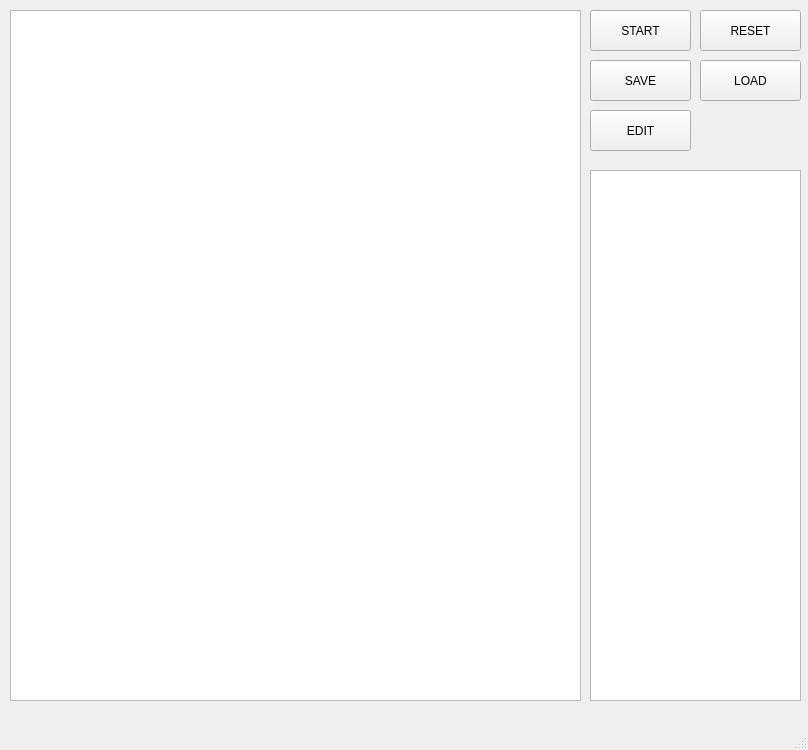
<?xml version="1.0" encoding="UTF-8"?>
<ui version="4.0">
 <class>MainWindow</class>
 <widget class="QMainWindow" name="MainWindow">
  <property name="geometry">
   <rect>
    <x>0</x>
    <y>0</y>
    <width>808</width>
    <height>750</height>
   </rect>
  </property>
  <property name="windowTitle">
   <string>MainWindow</string>
  </property>
  <widget class="QWidget" name="centralwidget">
   <widget class="QTextEdit" name="userTextEdit">
    <property name="geometry">
     <rect>
      <x>10</x>
      <y>10</y>
      <width>571</width>
      <height>691</height>
     </rect>
    </property>
   </widget>
   <widget class="QPushButton" name="startButton">
    <property name="geometry">
     <rect>
      <x>590</x>
      <y>10</y>
      <width>101</width>
      <height>41</height>
     </rect>
    </property>
    <property name="text">
     <string>START</string>
    </property>
   </widget>
   <widget class="QPushButton" name="resetButton">
    <property name="geometry">
     <rect>
      <x>700</x>
      <y>10</y>
      <width>101</width>
      <height>41</height>
     </rect>
    </property>
    <property name="text">
     <string>RESET</string>
    </property>
   </widget>
   <widget class="QTextEdit" name="systemTextEdit">
    <property name="geometry">
     <rect>
      <x>590</x>
      <y>170</y>
      <width>211</width>
      <height>531</height>
     </rect>
    </property>
   </widget>
   <widget class="QPushButton" name="editButton">
    <property name="geometry">
     <rect>
      <x>590</x>
      <y>110</y>
      <width>101</width>
      <height>41</height>
     </rect>
    </property>
    <property name="text">
     <string>EDIT</string>
    </property>
   </widget>
   <widget class="QPushButton" name="loadButton">
    <property name="geometry">
     <rect>
      <x>700</x>
      <y>60</y>
      <width>101</width>
      <height>41</height>
     </rect>
    </property>
    <property name="text">
     <string>LOAD</string>
    </property>
   </widget>
   <widget class="QPushButton" name="saveButton">
    <property name="geometry">
     <rect>
      <x>590</x>
      <y>60</y>
      <width>101</width>
      <height>41</height>
     </rect>
    </property>
    <property name="text">
     <string>SAVE</string>
    </property>
   </widget>
  </widget>
  <widget class="QMenuBar" name="menubar">
   <property name="geometry">
    <rect>
     <x>0</x>
     <y>0</y>
     <width>808</width>
     <height>21</height>
    </rect>
   </property>
  </widget>
  <widget class="QStatusBar" name="statusbar"/>
 </widget>
 <resources/>
 <connections/>
</ui>
